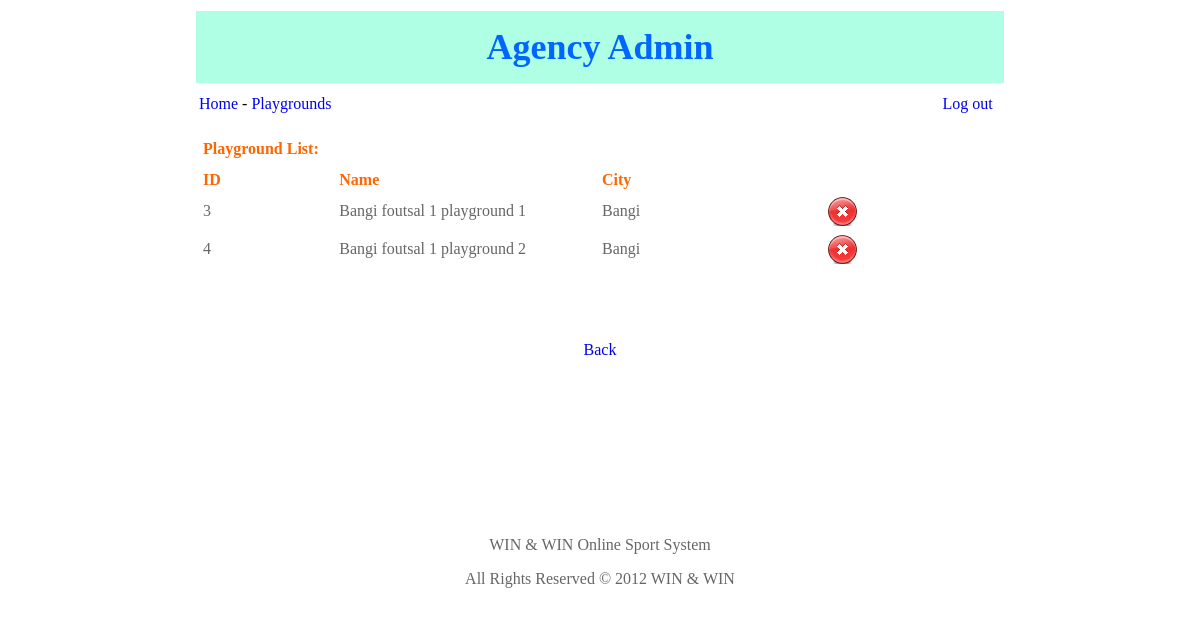
Screenshot of /BangiAgency/playgrounds.php (signed in) with the database file from the repository.
### tables this page shows
CREATE TABLE `playground` (
  `id` int(11) NOT NULL auto_increment,
  `playground_name` varchar(45) NOT NULL,
  `city` varchar(45) NOT NULL,
  `comid` int(11) NOT NULL,
  PRIMARY KEY  (`id`)
);

### BangiAgency/playgrounds.php (the view, shortened to what this page needs)
<!DOCTYPE HTML PUBLIC "-//W3C//DTD HTML 4.01 Transitional//EN" "http://www.w3.org/TR/html4/loose.dtd">
<html>
<head>
<meta http-equiv="Content-Type" content="text/html; charset=iso-8859-1"></head>
<body>
<table width="814" height="171" border="0" align="center" cellpadding="3" cellspacing="3" bordercolor="#CCCCCC" bgcolor="#FFFFFF">
      <tr>
        <td height="66" colspan="2" valign="middle" bgcolor="#AEFFE4"><div align="center" class="style1 style2">Agency Admin</div></td>
      </tr>
	   <tr>
	     <td width="92%" height="30" valign="middle" bgcolor="#FFFFFF"><a href="home.php">Home</a> - <a href="playgrounds.php">Playgrounds</a></td>
         <td width="8%" valign="middle" bgcolor="#FFFFFF"><a href="logout.php">Log out</a> </td>
  </tr>
	   <tr>
        <td height="30" colspan="2" valign="middle" bgcolor="#FFFFFF"><div align="center" class="style3">
          <table width="100%" border="0" cellpadding="2" cellspacing="2" bordercolor="#CCCCCC">
            <tr>
              <td height="33" colspan="7" class="page_heading"><div align="left" class="style4">Playground  List: </div></td>
            </tr>
            <tr>
              <td width="17%" class="style4"><div align="left">ID</div></td>
              <td width="33%" class="style4"><div align="left">Name</div></td>
              <td width="23%" class="style4"><div align="left">City</div></td>
              <td width="15%" class="style4"><div align="left"></div></td>
              <td width="12%" class="style4">&nbsp;</td>
            </tr>
            <?
					$query = "SELECT * FROM playground where city = 'Bangi' ";
					$result = mysql_query($query);
					while($rowApps1 = mysql_fetch_object($result))
					{
						$id    		 	 = $rowApps1->id;
						$name    	     = $rowApps1->playground_name;
						$city    	 	 = $rowApps1->city;
	 		?>
            <tr>
              <td><div align="left"><? echo $id;?></div></td>
              <td><div align="left"><? echo $name;?></div></td>
			  <td><div align="left"><? echo $city;?></div></td>
			  <td><div align="center"><? echo '<a href="playground.php?id='.$id.'"onClick=\'return confirm("Are you sure?")\'><img src="images/del.png" width="32" height="32" border="0" alt=" delete " /></a>'; ?></div></td>
              <td><div align="left"></div></td>
            </tr>
            <?
}
?>
            <tr>
              <td colspan="7"><p>&nbsp;</p>
                  <p align="center"><a href="#"></a></p></td>
            </tr>
          </table>
          <p><a href="home.php">Back</a></p>
          <p>&nbsp;</p>
          <p>&nbsp;</p>
          <p>&nbsp;</p>
          <p>&nbsp;</p>
        </div></td>
      </tr>
      <tr>
        <td height="30" colspan="2" valign="middle" bgcolor="#FFFFFF"><div align="center" class="style3">
          <p>WIN &amp; WIN  Online Sport System</p>
          <p> All Rights Reserved &copy; 2012 WIN &amp; WIN</p>
        </div></td>
      </tr>
</table>
</body>
</html>

### BangiAgency/playgrounds.php (style rules this page uses)
.style2 { font-family: "Times New Roman", Times, serif }
.style3 { color: #666666 }
.style4 { color: #FF6600; font-weight: bold; }
a:link { text-decoration: none; }

### rows the page displays
playground: id "3", playground_name "Bangi foutsal 1 playground 1", city "Bangi"
playground: id "4", playground_name "Bangi foutsal 1 playground 2", city "Bangi"
